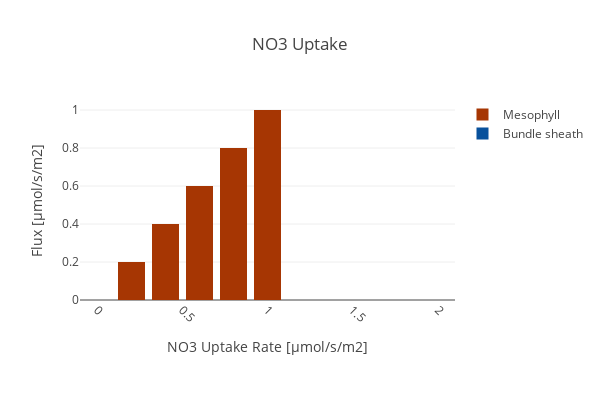

This figure's notebook cell:
### Code cell
create_bar_plot_rxn(D_fba, D_exp,
                    {'[M]_Im_NO3':'Mesophyll','[B]_Im_NO3': 'Bundle sheath'},
                    'NO3 Uptake', xaxis_title,
                    stacked = True, save_fig=save_fig)

### Figure 1 — Plotly figure (JSON) as saved in the notebook; plotly's stock layout.template omitted (floating-point values rounded to 4 significant figures)
{"data": [{"marker": {"color": "rgb(8,81,156)"}, "name": "Bundle sheath", "type": "bar", "uid": "fb65d62f-1031-43c1-8261-50f195960a68", "x": ["0.0", "0.2", "0.4", "0.6", "0.8", "1.0", "1.2", "1.4", "1.6", "1.8", "2.0"], "y": [0, 0, 0, 0, 0, 0, 0, 0, 0, 0, 0]}, {"marker": {"color": "rgb(166,54,3)"}, "name": "Mesophyll", "type": "bar", "uid": "6ca25024-1c32-46e4-92f6-85e28935ed6e", "x": ["0.0", "0.2", "0.4", "0.6", "0.8", "1.0", "1.2", "1.4", "1.6", "1.8", "2.0"], "y": [0, 0.2, 0.4, 0.6, 0.8, 1, 0, 0, 0, 0, 0]}], "layout": {"barmode": "stack", "height": 400, "margin": {"b": 100}, "title": {"text": "NO3 Uptake"}, "width": 600, "xaxis": {"tickangle": 45, "title": {"text": "NO3 Uptake Rate [µmol/s/m2]"}}, "yaxis": {"autorange": true, "title": {"text": "Flux [µmol/s/m2]"}}}}
